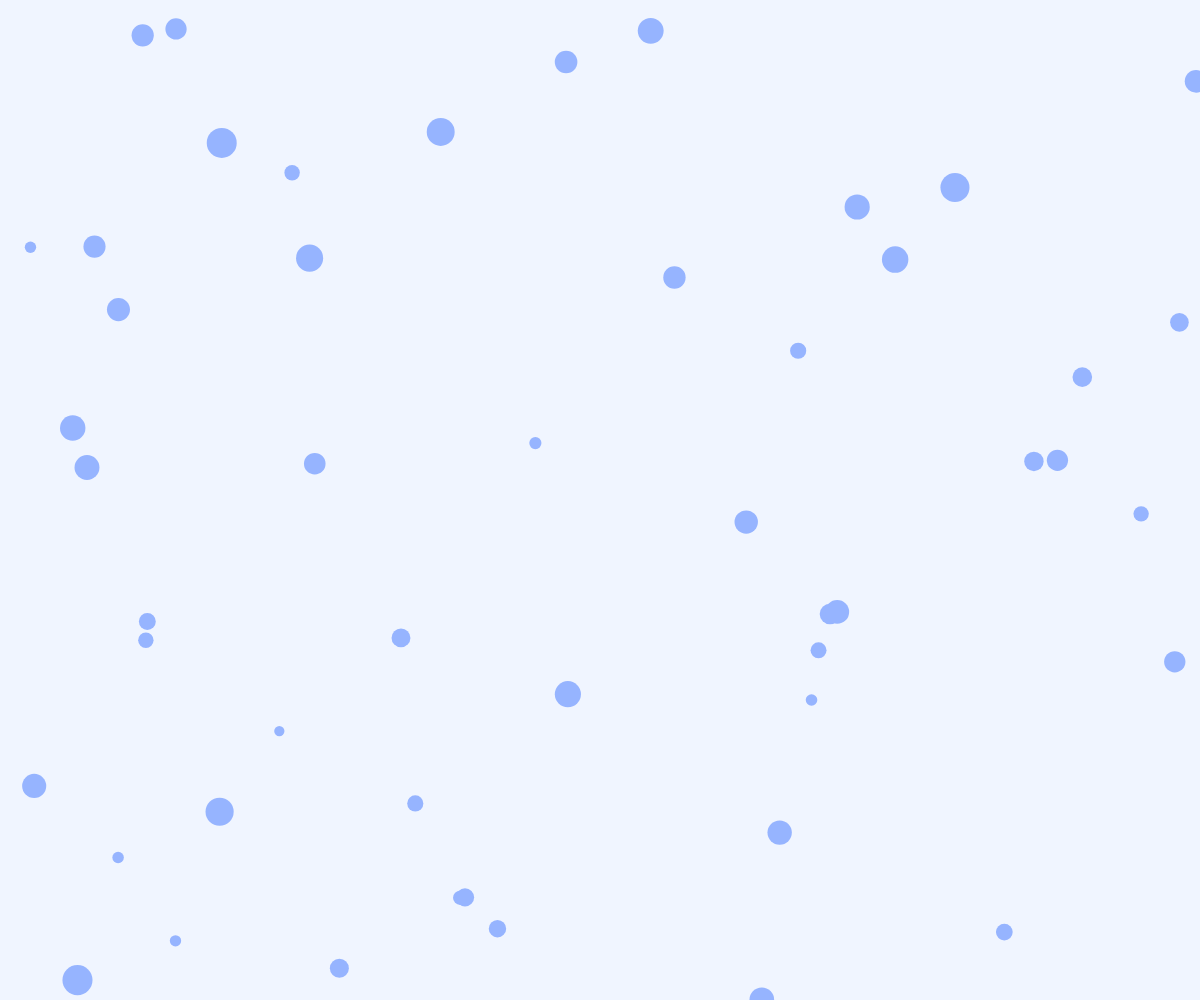
Frame 1 (no input)
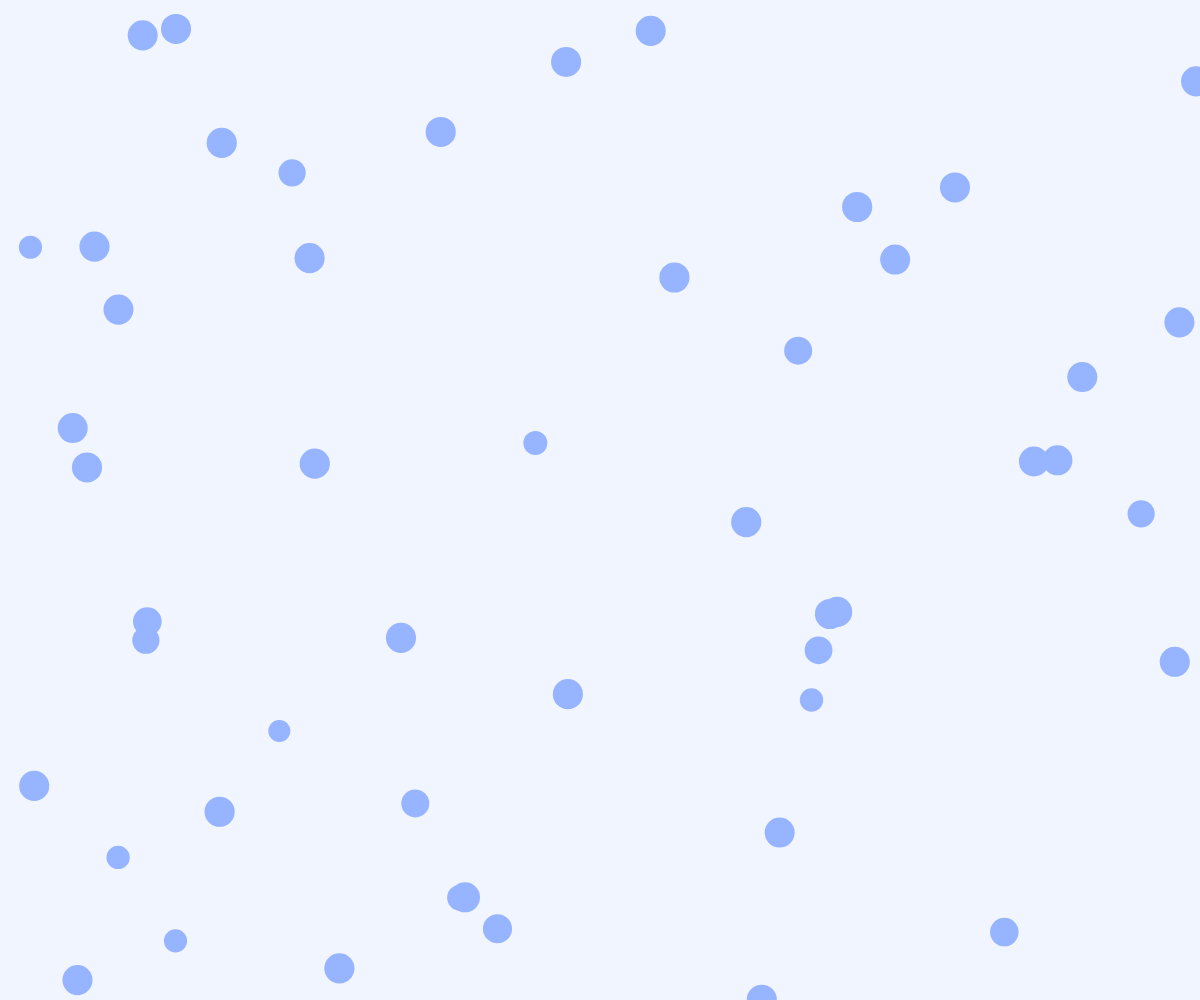
Frame 60 (no input)
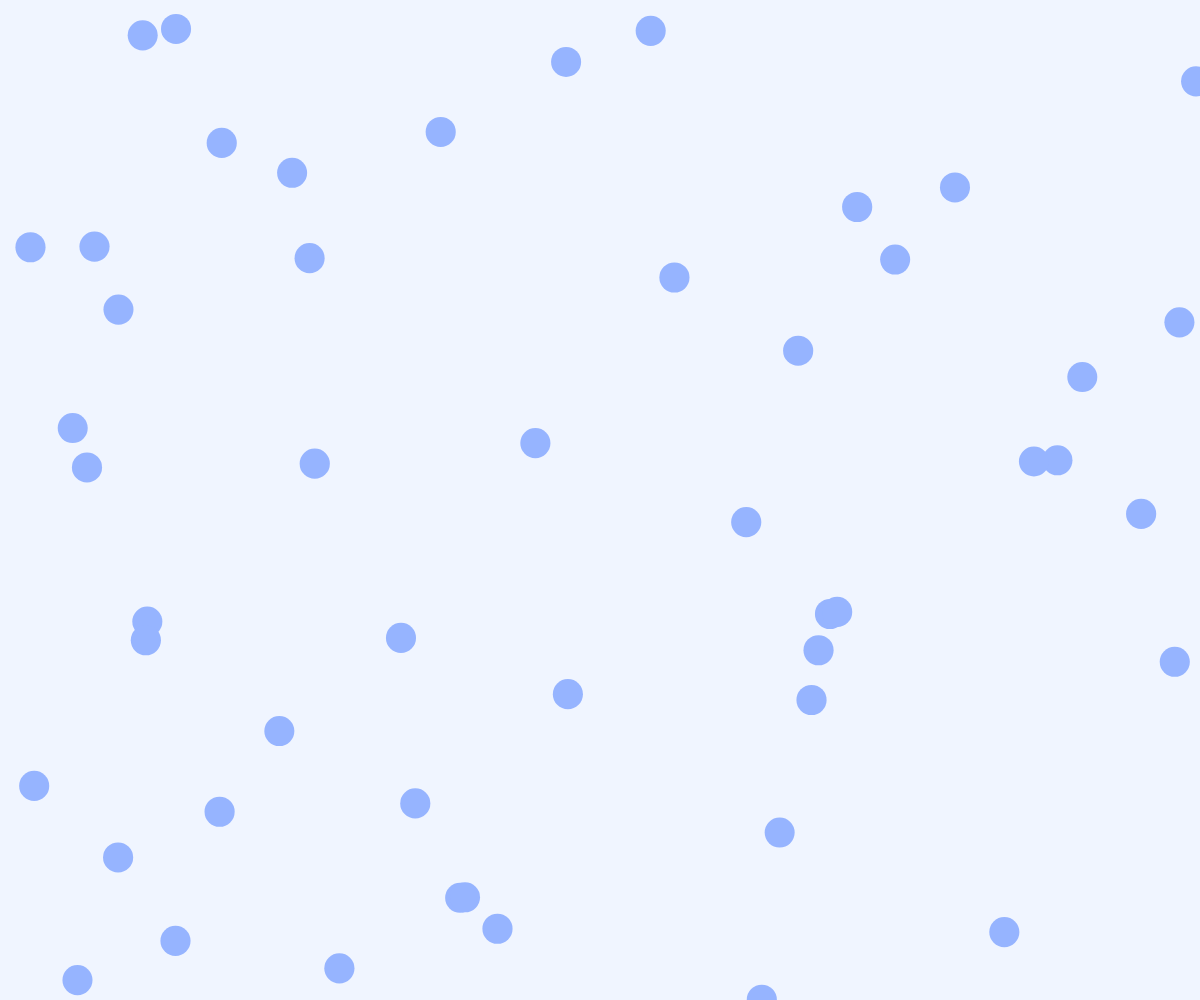
Frame 120 (the mouse pressed at the canvas centre since frame 60)

The p5.js sketch that drew these frames (run headless with seeded random() and noise() and a simulated clock; from frame 60 on, the mouse is pressed at the canvas centre):

// p5.js sketch
// ── sketch.js
// Scene 1 variables
let shyShapes = [];

// Scene 2 variables
let shyShape;
let approachingShape;
let actNum = 1;
let isNextToShy = false;
let pauseStartTime = 0;
let pauseDurationNear = 3000;
let pauseDurationAway = 3000;

// Scene control variables
let curr_scene = 1;
let sceneChangeTime = 0;
let sceneDuration = { scene1: 15000, scene2: 2000 };
let scene_running = false;

function setup() {
  createCanvas(windowWidth, windowHeight);
  rectMode(CENTER);
}

function draw() {
  // Initializing variables for the scene
  if (!scene_running) {
    if (curr_scene === 1) {
      // Create multiple shy shapes
      for (let i = 0; i < 50; i++) {
        shyShapes.push(new ShyShapeScene1(random(width), random(height)));
      }
      sceneChangeTime = millis();
    } else {
      shyShape = new ShyShapeScene2(width / 2, height / 2);
      approachingShape = new ApproachingShape(-50, height / 2, [255, 110, 110]);
      sceneChangeTime = millis();
    }

    scene_running = true;
  }

  if (curr_scene === 1) {
    console.log("in scene 1");

    background(240, 245, 255); // Pastel blue

    for (let shape of shyShapes) {
      shape.update();
      shape.display();
    }

    // Switch to Scene 2
    if (millis() - sceneChangeTime > sceneDuration.scene1) {
      curr_scene = 2;
      scene_running = false;

      // Reset variables
      shyShapes = [];
      sceneChangeTime = 0;

      console.log("switching to scene 2");
    }
  } else {
    console.log("in scene 2");

    if (actNum < 9) {
      background(240, 245, 255); // Pastel blue
    }

    // Handle animation cycles
    if (actNum === 1) {
      console.log("act 1 now");
      moveTowardState(shyShape, approachingShape);
    } else if (actNum === 2) {
      console.log("act 2 now");
      moveAwayState(shyShape, approachingShape);
    } else if (actNum === 3) {
      console.log("act 3 now");
      moveTowardState(shyShape, approachingShape);
    } else if (actNum === 4) {
      console.log("act 4 now");
      moveAwayState(shyShape, approachingShape);
    } else if (actNum === 5) {
      console.log("act 5 now");
      moveTowardState(shyShape, approachingShape);
    } else if (actNum === 6) {
      console.log("act 6 now");
      moveAwayState(shyShape, approachingShape);
    } else if (actNum === 7) {
      console.log("act 7 now");
      moveTowardState(shyShape, approachingShape);
    }

    // Start scene change timer after act 7 is finished
    if (actNum === 8 && millis() - pauseStartTime > pauseDurationNear) {
      sceneChangeTime = millis();
      actNum = 9;
    }

    // Switch to Scene 1 after Scene 2 duration
    if (actNum === 9 && millis() - sceneChangeTime > sceneDuration.scene2) {
      curr_scene = 1;
      scene_running = false;

      // Reset variables
      actNum = 1;
      isNextToShy = false;
      sceneChangeTime = 0;

      console.log("switching to scene 1");
    }
  }
}

class ShyShapeScene1 {
  constructor(x, y) {
    this.x = x;
    this.y = y;
    this.size = random(10, 30);
    this.opacity = 255;
  }

  update() {
    // Calculate the distance between cursor and shy shape
    let d = dist(mouseX, mouseY, this.x, this.y);

    // If cursor is close, shy away (reduce size and decrease opacity)
    if (d < 40) {
      if (this.size > 5) {
        this.size -= 0.5;
      }
      if (this.opacity > 50) {
        this.opacity -= 5;
      }
    }
    // If cursor is far, slowly come out of shell (grow and increase opacity)
    else {
      if (this.size < 30) {
        this.size += 0.2;
      }
      if (this.opacity < 255) {
        this.opacity += 2;
      }
    }
  }

  display() {
    fill(150, 180, 255, this.opacity); // Soft blue
    noStroke();
    ellipse(this.x, this.y, this.size);
  }
}

function moveAwayState(shyShape, approachingShape) {
  approachingShape.moveAway(shyShape);
  shyShape.update(approachingShape);

  shyShape.display();
  approachingShape.display();

  if (isNextToShy && pauseStartTime === 0) {
    pauseStartTime = millis(); // Start the pause timer
  }

  if (!isNextToShy && millis() - pauseStartTime > pauseDurationAway) {
    pauseStartTime = 0; // Reset timer
    if (actNum === 2) {
      actNum = 3;
    } else if (actNum === 4) {
      actNum = 5;
    } else if (actNum === 6) {
      actNum = 7;
    }
  }
}

function moveTowardState(shyShape, approachingShape) {
  approachingShape.moveToward(shyShape);
  shyShape.update(approachingShape);

  shyShape.display();
  approachingShape.display();

  if (isNextToShy && pauseStartTime === 0) {
    pauseStartTime = millis(); // Start the pause timer
  }

  if (isNextToShy && millis() - pauseStartTime > pauseDurationNear) {
    pauseStartTime = 0; // Reset timer
    if (actNum === 1) {
      actNum = 2;
    } else if (actNum === 3) {
      actNum = 4;
    } else if (actNum === 5) {
      actNum = 6;
    } else if (actNum === 7) {
      actNum = 8;
    }
  }
}

class ShyShapeScene2 {
  constructor(x, y) {
    this.x = x;
    this.y = y;
    this.size = 50;
    this.opacity = 255;
    this.shrinkStartTime = null;

    // Jump variables
    this.jumpOffset = 0;
    this.hasJumped = false;
    this.jumpingUp = false;
  }

  update(other) {
    let d = dist(other.x, other.y, this.x, this.y);
    console.log("comfortLevel:", other.comfortLevel);
    console.log("this.hasJumped:", this.hasJumped);

    // If shy shape is comfortable with this approaching shape, it remains in a normal state
    if (other.comfortLevel >= 4) {
      this.normalState();
      if (!this.hasJumped) {
        this.jumpingUp = true;
        this.hasJumped = true;
      }
    }
    // If approaching shape gets close, shy shape shinks and decrease its opacity
    // The amount will depend on comfort level
    else if (d < 80) {
      if (other.comfortLevel === 3) {
        if (!this.shrinkStartTime) {
          this.shrinkStartTime = millis();
        }

        // Shrink a bit then go back to normal
        if (millis() - this.shrinkStartTime < 400) {
          if (this.size > 20) this.size -= 0.2;
          if (this.opacity > 50) this.opacity -= 5;
        } else {
          if (this.size < 50) this.size += 0.2;
          if (this.opacity < 255) this.opacity += 5;

          // Jump when returning to normal
          if (!this.hasJumped) {
            this.jumpingUp = true;
            this.hasJumped = true;
          }
        }
      } else {
        if (this.size > 20) this.size -= 0.5;
        if (this.opacity > 50) this.opacity -= 5;
      }
    }
    // If approaching shape is away, shy shape grows and increase its opacity
    else {
      if (this.size < 50) this.size += 0.2;
      if (this.opacity < 255) this.opacity += 2;
    }

    // Handle Jump Animation
    if (this.jumpingUp) {
      this.jumpOffset -= 2;
      if (this.jumpOffset <= -15) {
        this.jumpingUp = false;
      }
    } else if (this.jumpOffset < 0) {
      this.jumpOffset += 2;
    }

    if (isNextToShy === false) {
      console.log("is next to shy");
      this.hasJumped = false;
    }
  }

  normalState() {
    this.size = 50;
    this.opacity = 255;
  }

  display() {
    fill(150, 180, 255, this.opacity); // Soft blue
    noStroke();
    ellipse(this.x, this.y + this.jumpOffset, this.size);
  }
}

class ApproachingShape {
  constructor(x, y, color) {
    this.x = x;
    this.y = y;
    this.size = 50;
    this.speed = 3;
    this.comfortLevel = 0;
    this.hasIncremented = false;
    this.color = color;

    // Jump variables
    this.jumpOffset = 0;
    this.hasJumped = false;
    this.jumpingUp = false;
  }

  moveToward(target) {
    console.log("moving towards shy shape");

    if (this.x < target.x - 70) {
      this.x += this.speed;
      this.hasIncremented = false;
    } else {
      isNextToShy = true;

      if (!this.hasJumped) {
        this.jumpingUp = true;
        this.hasJumped = true;
      }

      if (!this.hasIncremented) {
        this.comfortLevel += 1;
        this.hasIncremented = true;
      }
    }

    // Handle jump animation
    if (this.jumpingUp) {
      this.jumpOffset -= 2;
      if (this.jumpOffset <= -15) {
        this.jumpingUp = false;
      }
    } else if (this.jumpOffset < 0) {
      this.jumpOffset += 2;
    }
  }

  moveAway() {
    console.log("moving away shy shape");

    if (this.x > -50) {
      this.x -= this.speed;
      this.hasJumped = false; // Reset jump trigger when moving away
      this.jumpOffset = 0; // Reset jump position
    } else {
      isNextToShy = false;
    }
  }

  display() {
    fill(this.color);
    noStroke();
    rect(this.x, this.y + this.jumpOffset, this.size, this.size);
  }
}
